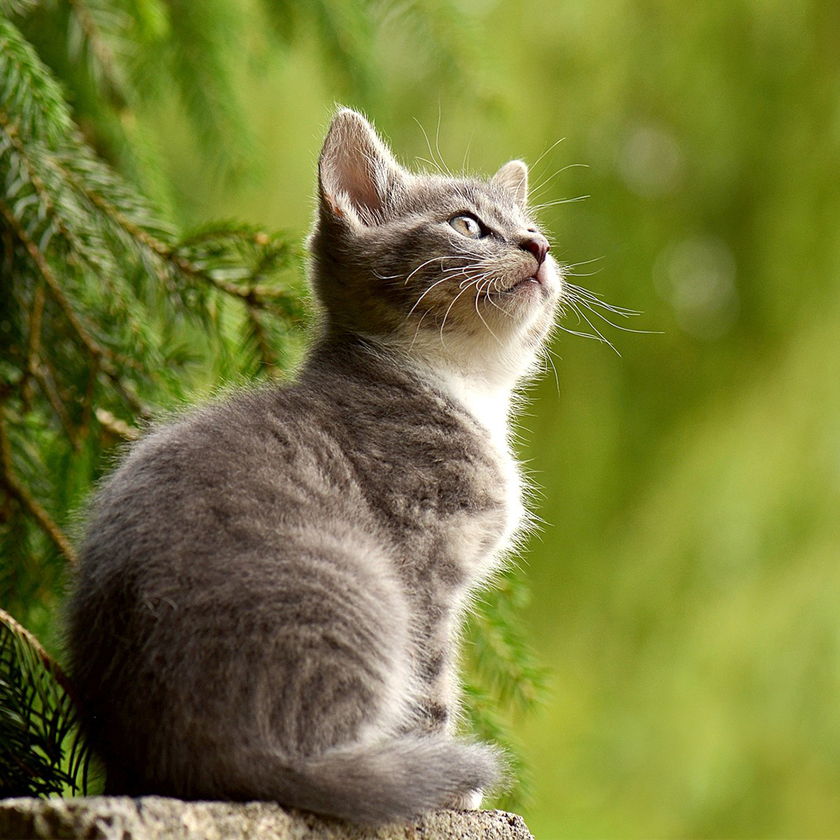
#> input picture avatar/avatar.png, 840 x 840 px, shrunk from 1024 x 1024 before the run
$ python photos.py
#> lines starting #> are read from the running program, lines starting #| are printed output that depends on the picture
from PIL import Image, ImageFont, ImageDraw
import os
import datetime


def make_avatar():
    text_color = (100, 200, 255) #change color of a text
    if os.path.exists("avatar/result.jpg"):
        os.remove("avatar/result.jpg")

    now = datetime.datetime.now()

    #for example we have got 19:04 minute return 4 but needed is 04, so i add zero manually
    if(now.minute < 10):
        time = str(now.hour) + " : 0" + str(now.minute)
    else:
        time = str(now.hour) + " : " + str(now.minute)

    my_image = Image.open('avatar/avatar.png')
#> my_image is the input picture: PIL image 840x840 RGBA; mean R, G, B, A 118.9, 123.2, 57.1, 255

    font = ImageFont.truetype("arial.ttf", 200)

    width, height = my_image.size
#> width = 840; height = 840

    image_editable = ImageDraw.Draw(my_image)

    #here text is added
    image_editable.text((width/2, height/2), anchor="mm",
                        text=time, font=font,  fill=text_color)

    my_image.save("avatar/result.jpg", format="png")
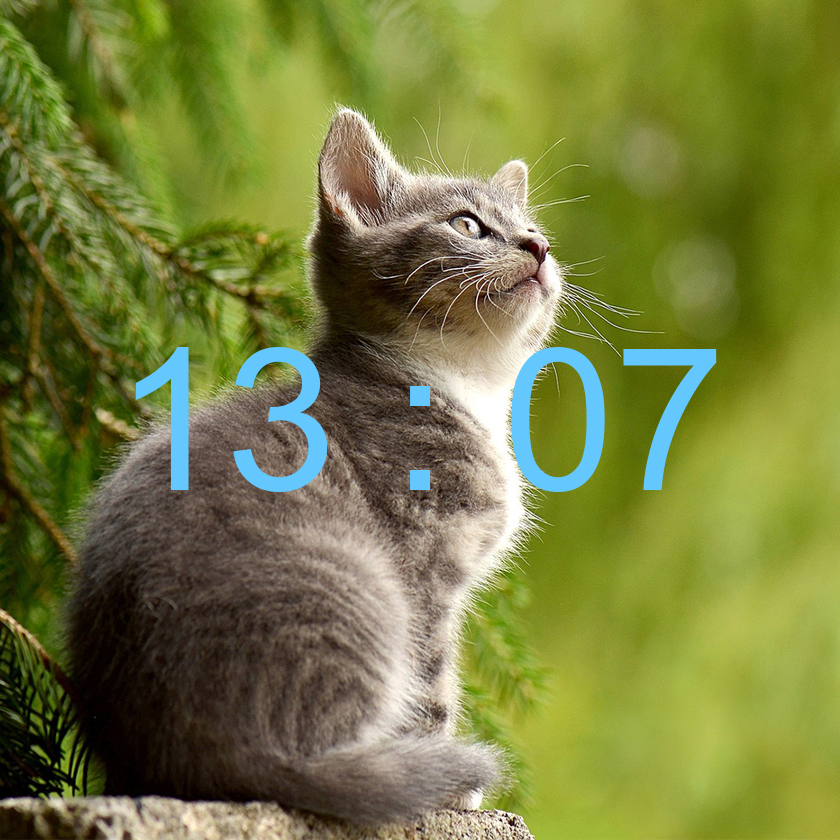
#> saved as result.jpg: PIL image 840x840 RGBA; mean R, G, B, A 118.5, 125.4, 62.5, 255; transparent parts drawn white
    my_image.close()


make_avatar()
